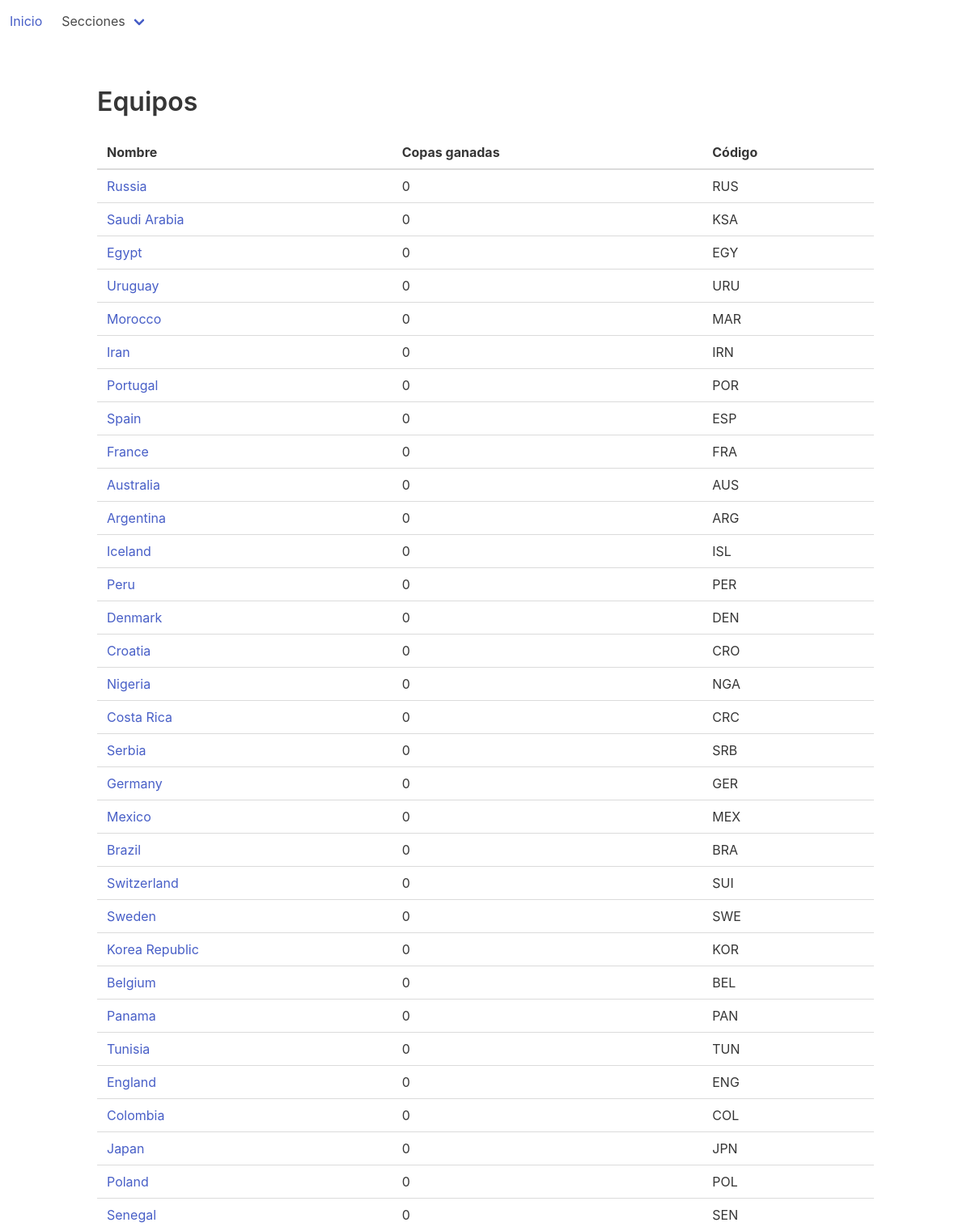
/dashboard/teams, run on the app's committed database.
### dashboard/models.py (models this page shows, shortened)
class Team(models.Model):
    name = models.CharField(max_length=32)
    code = models.CharField(max_length=32)
    cups = models.IntegerField(default=0)
    finals = models.IntegerField(default=0)
    semifinals = models.IntegerField(default=0)

### dashboard/views.py (the view)
class TeamListView(ListView):
    model = Team

### templates/dashboard/team_list.html (shortened to what this page needs)
{% extends 'base.html' %}
{% block content %}
    <h1 class="title">Equipos</h1>
    <table class="table">
        <thead>
        <tr>
            <th>Nombre</th>
            <th>Copas ganadas </th>
            <th>Código</th>
        </tr>
        </thead>
        <tbody>
        {% for team in team_list %}
            <tr>
                <td><a href="{% url 'team-detail' team.pk %}">{{ team.name }}</a></td>
                <td>{{ team.cups }}</td>
                <td>{{ team.code }}</td>
            </tr>
        {% endfor %}
        </tbody>
    </table>
{% endblock %}

### data on the page
Team: name "Russia", cups "0", code "RUS"
Team: name "Saudi Arabia", cups "0", code "KSA"
Team: name "Egypt", cups "0", code "EGY"
Team: name "Uruguay", cups "0", code "URU"
Team: name "Morocco", cups "0", code "MAR"
Team: name "Iran", cups "0", code "IRN"
Team: name "Portugal", cups "0", code "POR"
Team: name "Spain", cups "0", code "ESP"
Team: name "France", cups "0", code "FRA"
Team: name "Australia", cups "0", code "AUS"
Team: name "Argentina", cups "0", code "ARG"
Team: name "Iceland", cups "0", code "ISL"
Team: name "Peru", cups "0", code "PER"
Team: name "Denmark", cups "0", code "DEN"
Team: name "Croatia", cups "0", code "CRO"
Team: name "Nigeria", cups "0", code "NGA"
Team: name "Costa Rica", cups "0", code "CRC"
Team: name "Serbia", cups "0", code "SRB"
Team: name "Germany", cups "0", code "GER"
Team: name "Mexico", cups "0", code "MEX"
Team: name "Brazil", cups "0", code "BRA"
Team: name "Switzerland", cups "0", code "SUI"
Team: name "Sweden", cups "0", code "SWE"
Team: name "Korea Republic", cups "0", code "KOR"
Team: name "Belgium", cups "0", code "BEL"
Team: name "Panama", cups "0", code "PAN"
Team: name "Tunisia", cups "0", code "TUN"
Team: name "England", cups "0", code "ENG"
Team: name "Colombia", cups "0", code "COL"
Team: name "Japan", cups "0", code "JPN"
Team: name "Poland", cups "0", code "POL"
Team: name "Senegal", cups "0", code "SEN"
